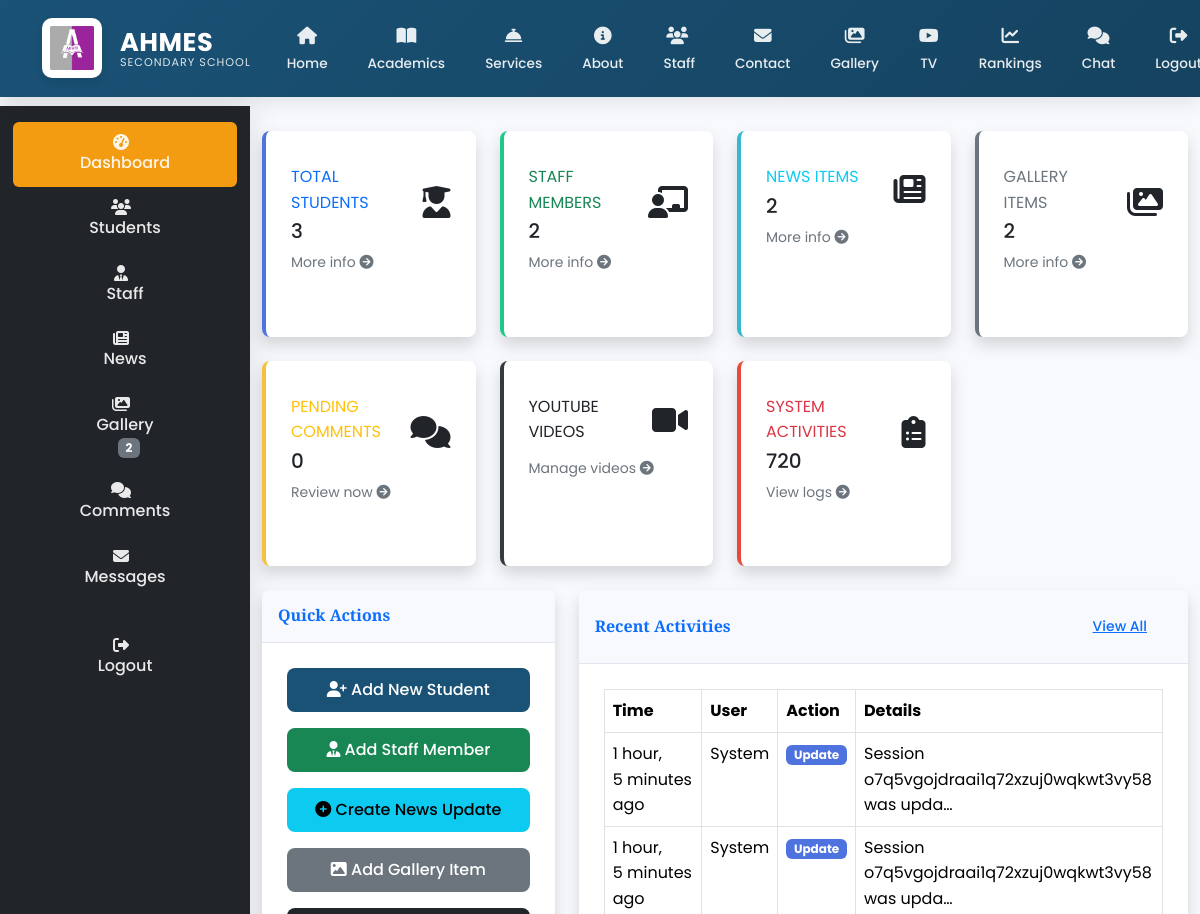
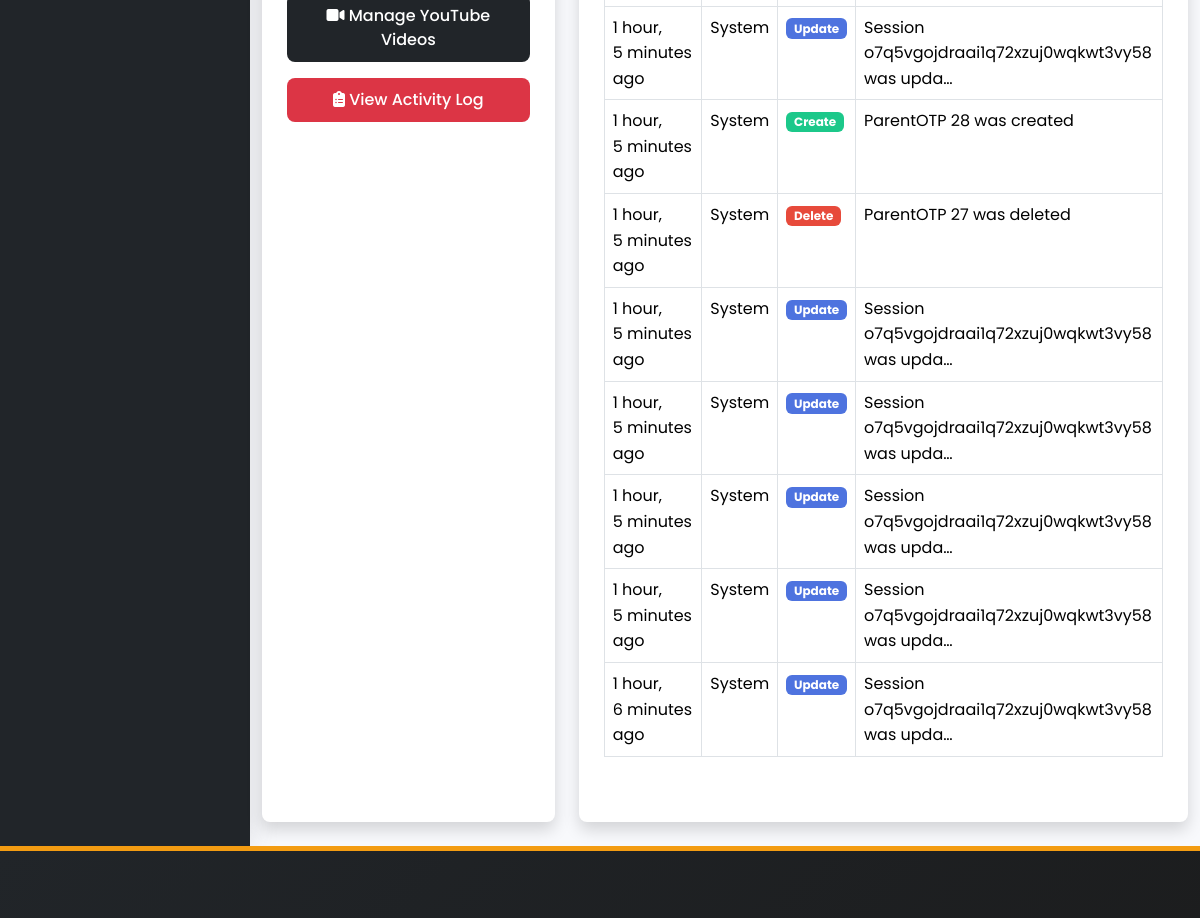
Before: /ad/board/ (signed in, upper part) with the older database file (2 pictures, top to bottom).
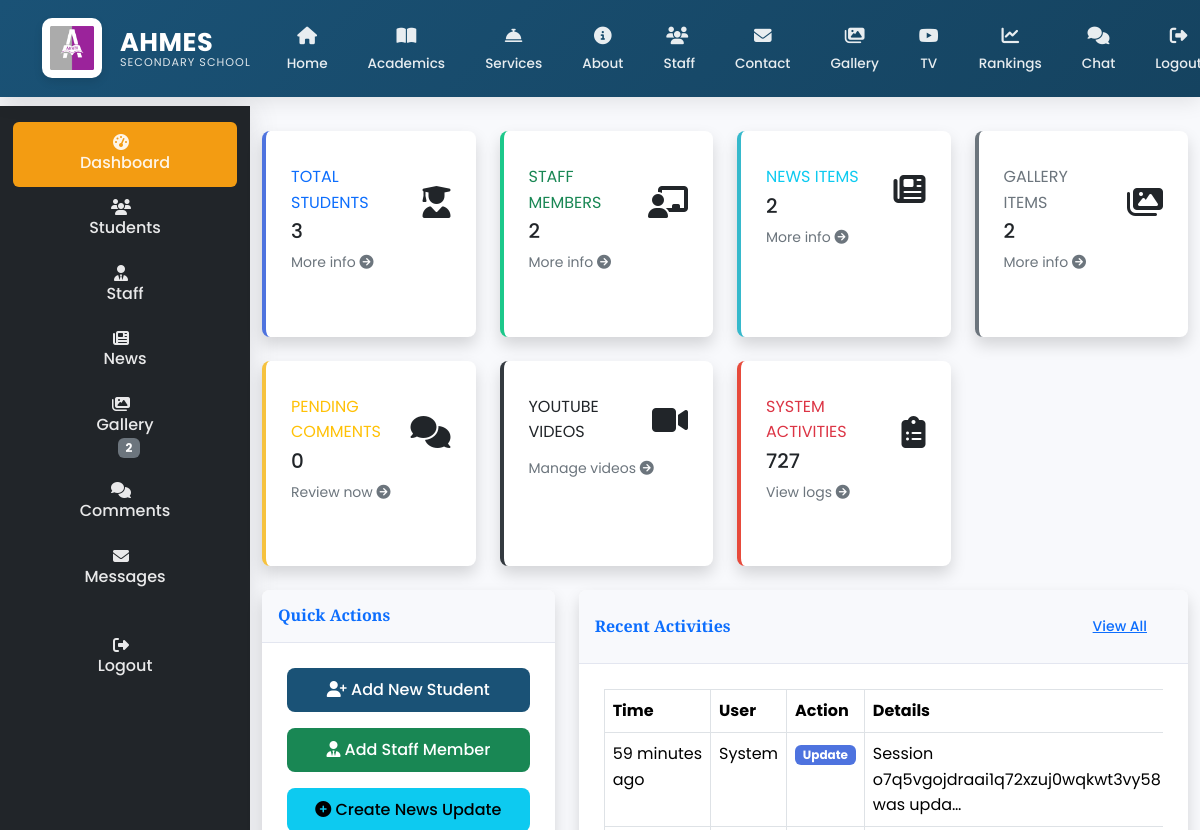
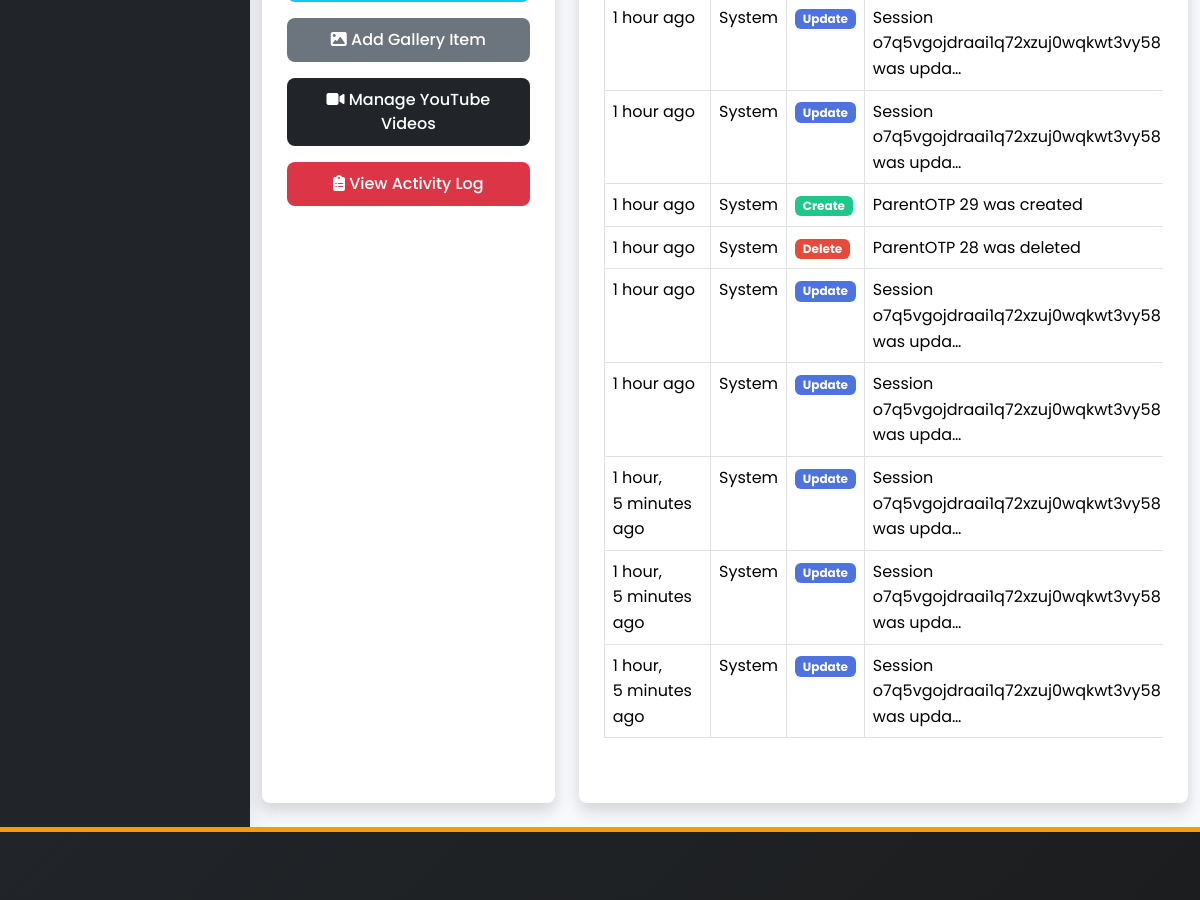
After: the same page with the newer database file (2 pictures, top to bottom).
### main/models.py (models this page shows, shortened)
class ActivityLog(models.Model):
    ACTION_CHOICES = [
        ('CREATE', 'Create'),
        ('UPDATE', 'Update'),
        ('DELETE', 'Delete'),
        ('LOGIN', 'Login'),
        ('LOGOUT', 'Logout'),
        ('LOGIN_FAILED', 'Login Failed'),
        ('PASSWORD_CHANGE', 'Password Change'),
    ]
    user = models.ForeignKey(User, on_delete=models.SET_NULL, null=True, blank=True)
    action = models.CharField(max_length=20, choices=ACTION_CHOICES)
    content_type = models.ForeignKey(ContentType, on_delete=models.SET_NULL, null=True, blank=True)
    object_id = models.CharField(max_length=50, null=True, blank=True)  # Changed to CharField
    content_object = GenericForeignKey('content_type', 'object_id')
    details = models.TextField(blank=True)
    ip_address = models.GenericIPAddressField(null=True, blank=True)
    user_agent = models.CharField(max_length=255, blank=True)
    timestamp = models.DateTimeField(auto_now_add=True)
    class Meta:
        ordering = ['-timestamp']
        verbose_name = 'Activity Log'
        verbose_name_plural = 'Activity Logs'

### main/views.py (the view)
# urls.py: path('ad/board/', views.admin_dashboard, name='admin_dashboard'),
@login_required
@user_passes_test(is_admin)
def admin_dashboard(request):
    students_count = Student.objects.count()
    staff_count = StaffMember.objects.count()
    news_count = News.objects.count()
    pending_comments = Comment.objects.filter(is_approved=False).count()
    gallery_count = Gallery.objects.count()
    from .models import ActivityLog
    recent_activities = ActivityLog.objects.all().order_by('-timestamp')[:10]
    activities_count = ActivityLog.objects.count()
    return render(request, 'main/admin_dashboard.html', {
        'students_count': students_count,
        'staff_count': staff_count,
        'news_count': news_count,
        'pending_comments': pending_comments,
        'activities_count': activities_count,
        'recent_activities': recent_activities,
        'gallery_count': gallery_count,
    })

### main/context_processors.py (called while the page is built)
def admin_counts(request):
    if request.user.is_authenticated and request.user.is_admin:
        return {
            'pending_comments': Comment.objects.filter(is_approved=False).count(),
            'gallery_count': Gallery.objects.count(),
        }
    return {}

def unread_messages_count(request):
    if request.user.is_authenticated:
        count = Message.objects.filter(
            conversation__participants=request.user,
            is_read=False
        ).exclude(
            sender=request.user
        ).count()
        print(f"DEBUG: Unread messages count for {request.user}: {count}")  # Debug output
        return {'unread_messages_count': count}
    return {}

### main/models.py (called while the page is built)
    def __str__(self):
        return self.username

### main/views.py (called while the page is built)
def is_admin(user):
    return user.is_authenticated and user.is_admin

### main/templates/main/admin_dashboard.html (shortened to what the changed rows need)
{% extends 'main/base.html' %}
{% load static %}
{% block content %}
<div class="wrapper">
  <div class="main-content">
    <div class="container-fluid">
      <br>
      <div class="row">
        <div class="col-xl-3 col-md-6 mb-4">
          <div class="card border-left-danger shadow h-100 py-2">
            <div class="card-body">
              <div class="row no-gutters align-items-center">
                <div class="col mr-2">
                  <div class="text-xs font-weight-bold text-danger text-uppercase mb-1">
                    System Activities
                  </div>
                  <div class="h5 mb-0 font-weight-bold text-gray-800">
                    {{ activities_count }}
                  </div>
                </div>
              </div>
            </div>
          </div>
        </div>
      </div>
      <div class="row">
        <div class="col-lg-8 mb-4">
          <div class="card shadow mb-4">
            <div class="card-body">
              <div class="table-responsive">
                <table class="table table-bordered table-hover" width="100%" cellspacing="0">
                  <thead class="thead-light">
                    <tr>
                      <th>Time</th>
                      <th>User</th>
                      <th>Action</th>
                      <th>Details</th>
                    </tr>
                  </thead>
                  <tbody>
                    {% for activity in recent_activities %}
                    <tr>
                      <td>{{ activity.timestamp|timesince }} ago</td>
                      <td>
                        {% if activity.user %}
                          {{ activity.user.username }}
                        {% else %}
                          System
                        {% endif %}
                      </td>
                      <td>
                        <span class="badge
                          {% if activity.action == 'CREATE' %}badge-success
                          {% elif activity.action == 'UPDATE' %}badge-primary
                          {% elif activity.action == 'DELETE' %}badge-danger
                          {% else %}badge-secondary{% endif %}">
                          {{ activity.get_action_display }}
                        </span>
                      </td>
                      <td>{{ activity.details|truncatechars:50 }}</td>
                    </tr>
                    {% empty %}
                    <tr>
                      <td colspan="4" class="text-center">No recent activities</td>
                    </tr>
                    {% endfor %}
                  </tbody>
                </table>
              </div>
            </div>
          </div>
        </div>
      </div>
    </div>
  </div>
</div>
{% endblock %}

Changed rows visible on the page:
no longer on this page (row unchanged): ActivityLog: timestamp "1 hour, 5 minutes", shows "System", action "Create", details "ParentOTP 28 was created"
no longer on this page (row unchanged): ActivityLog: timestamp "1 hour, 5 minutes", shows "System", action "Delete", details "ParentOTP 27 was deleted"
no longer on this page (row unchanged): ActivityLog: timestamp "1 hour, 5 minutes", shows "System", action "Update", details "Session o7q5vgojdraai1q72xzuj0wqkwt3vy58 was upda…"
no longer on this page (row unchanged): ActivityLog: timestamp "1 hour, 5 minutes", shows "System", action "Update", details "Session o7q5vgojdraai1q72xzuj0wqkwt3vy58 was upda…"
no longer on this page (row unchanged): ActivityLog: timestamp "1 hour, 5 minutes", shows "System", action "Update", details "Session o7q5vgojdraai1q72xzuj0wqkwt3vy58 was upda…"
no longer on this page (row unchanged): ActivityLog: timestamp "1 hour, 5 minutes", shows "System", action "Update", details "Session o7q5vgojdraai1q72xzuj0wqkwt3vy58 was upda…"
no longer on this page (row unchanged): ActivityLog: timestamp "1 hour, 6 minutes", shows "System", action "Update", details "Session o7q5vgojdraai1q72xzuj0wqkwt3vy58 was upda…"
added ActivityLog: timestamp "59 minutes", shows "System", action "Update", details "Session o7q5vgojdraai1q72xzuj0wqkwt3vy58 was upda…"
added ActivityLog: timestamp "1 hour", shows "System", action "Update", details "Session o7q5vgojdraai1q72xzuj0wqkwt3vy58 was upda…"
added ActivityLog: timestamp "1 hour", shows "System", action "Update", details "Session o7q5vgojdraai1q72xzuj0wqkwt3vy58 was upda…"
added ActivityLog: timestamp "1 hour", shows "System", action "Create", details "ParentOTP 29 was created"
added ActivityLog: timestamp "1 hour", shows "System", action "Delete", details "ParentOTP 28 was deleted"
added ActivityLog: timestamp "1 hour", shows "System", action "Update", details "Session o7q5vgojdraai1q72xzuj0wqkwt3vy58 was upda…"
added ActivityLog: timestamp "1 hour", shows "System", action "Update", details "Session o7q5vgojdraai1q72xzuj0wqkwt3vy58 was upda…"
Other visible differences:
{{ activities_count }}: "720" → "727"
